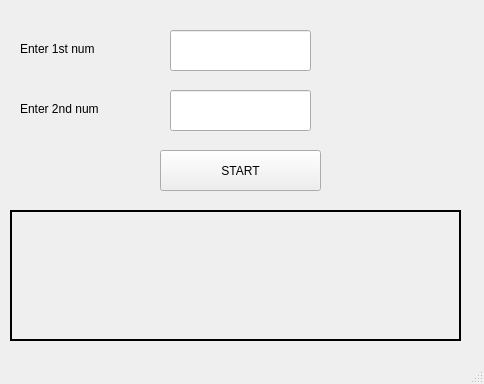
<?xml version="1.0" encoding="UTF-8"?>
<ui version="4.0">
 <class>MainWindow</class>
 <widget class="QMainWindow" name="MainWindow">
  <property name="geometry">
   <rect>
    <x>0</x>
    <y>0</y>
    <width>484</width>
    <height>384</height>
   </rect>
  </property>
  <property name="windowTitle">
   <string>MainWindow</string>
  </property>
  <widget class="QWidget" name="centralwidget">
   <widget class="QPushButton" name="start">
    <property name="geometry">
     <rect>
      <x>160</x>
      <y>150</y>
      <width>161</width>
      <height>41</height>
     </rect>
    </property>
    <property name="text">
     <string>START</string>
    </property>
   </widget>
   <widget class="QLineEdit" name="arg1">
    <property name="geometry">
     <rect>
      <x>170</x>
      <y>30</y>
      <width>141</width>
      <height>41</height>
     </rect>
    </property>
   </widget>
   <widget class="QLineEdit" name="arg2">
    <property name="geometry">
     <rect>
      <x>170</x>
      <y>90</y>
      <width>141</width>
      <height>41</height>
     </rect>
    </property>
   </widget>
   <widget class="QLabel" name="label">
    <property name="geometry">
     <rect>
      <x>10</x>
      <y>210</y>
      <width>451</width>
      <height>131</height>
     </rect>
    </property>
    <property name="autoFillBackground">
     <bool>true</bool>
    </property>
    <property name="frameShape">
     <enum>QFrame::WinPanel</enum>
    </property>
    <property name="text">
     <string/>
    </property>
   </widget>
   <widget class="QLabel" name="label_2">
    <property name="geometry">
     <rect>
      <x>20</x>
      <y>40</y>
      <width>121</width>
      <height>17</height>
     </rect>
    </property>
    <property name="text">
     <string>Enter 1st num</string>
    </property>
   </widget>
   <widget class="QLabel" name="label_3">
    <property name="geometry">
     <rect>
      <x>20</x>
      <y>100</y>
      <width>101</width>
      <height>17</height>
     </rect>
    </property>
    <property name="text">
     <string>Enter 2nd num</string>
    </property>
   </widget>
  </widget>
  <widget class="QMenuBar" name="menubar">
   <property name="geometry">
    <rect>
     <x>0</x>
     <y>0</y>
     <width>484</width>
     <height>22</height>
    </rect>
   </property>
  </widget>
  <widget class="QStatusBar" name="statusbar"/>
 </widget>
 <resources/>
 <connections/>
</ui>
